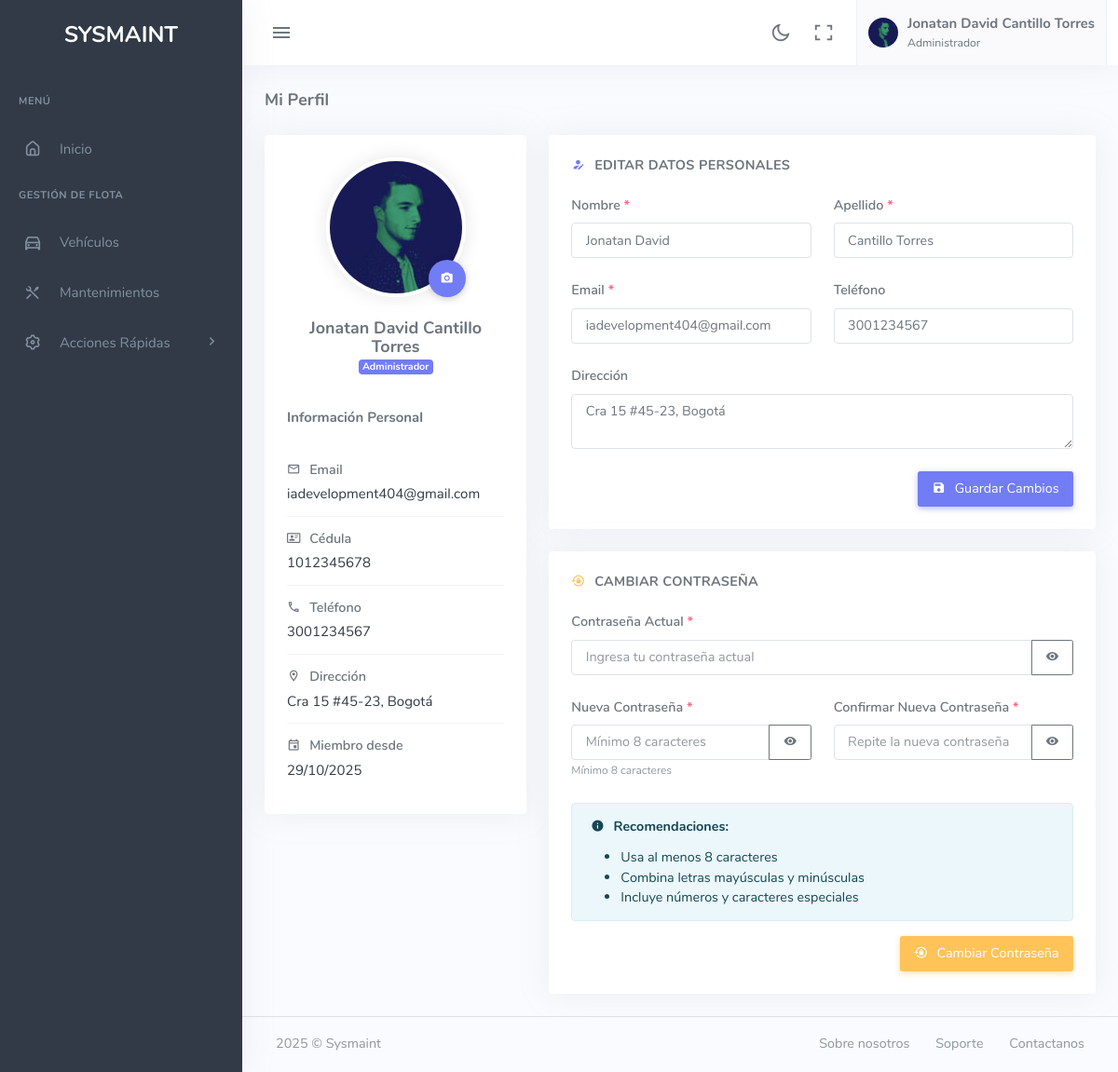
The page /mi-perfil.php (signed in) on the database its author committed.
### tables this page shows
CREATE TABLE usuarios (
    id INT AUTO_INCREMENT PRIMARY KEY,
    id_empresa INT NOT NULL,
    code_cc VARCHAR(20) NOT NULL,  
    first_name VARCHAR(100) NOT NULL,
    last_name VARCHAR(100) NOT NULL,
    email VARCHAR(255) NOT NULL UNIQUE,
    password VARCHAR(255) NOT NULL,
    phone VARCHAR(20),
    direccion TEXT,
    rol VARCHAR(50) NOT NULL,  
    imagen_perfil VARCHAR(255),
    estado TINYINT(1) DEFAULT 1,
    created_at TIMESTAMP DEFAULT CURRENT_TIMESTAMP,
    updated_at TIMESTAMP DEFAULT CURRENT_TIMESTAMP ON UPDATE CURRENT_TIMESTAMP,
    FOREIGN KEY (id_empresa) REFERENCES empresas(id),
    FOREIGN KEY (rol) REFERENCES roles(nombre)
);

### includes/Class-usuario.php (called while the page is built, shortened)
<?php
require_once 'conn-db.php';
class Usuario {
    private $conn;
    private $table_name = "usuarios";
    public function __construct() {
        $database = new Database();
        $this->conn = $database->getConnection();
    }
    public function obtenerUsuarioPorId($id) {
        $query = "SELECT * FROM " . $this->table_name . " WHERE id = ? LIMIT 1";
        $stmt = $this->conn->prepare($query);
        $user_id = $id;
        $stmt->bindParam(1, $user_id);
        $stmt->execute();
        return $stmt->fetch(PDO::FETCH_ASSOC);
    }
}
?>

### includes/conn-db.php (called while the page is built, shortened)
<?php
if (!class_exists('Database')) {
    class Database {
        protected $conn_db;
        public function __construct() {
            try {
                $this->conn_db = new PDO(DB_DSN, DB_USER, DB_PASS, DB_OPTIONS);
                $this->conn_db->setAttribute(PDO::ATTR_STRINGIFY_FETCHES, false);
                return $this->conn_db;
            } catch(PDOException $e) {
                error_log("Error de conexión DB: " . $e->getMessage());
                if (defined('APP_ENV') && APP_ENV === 'development') {
                    die("Error al conectar a la DB: " . $e->getMessage());
                } else {
                    die("Error al conectar con la base de datos");
                }
            }
        }
        public function getConnection() {
            return $this->conn_db;
        }
    }
}

### mi-perfil.php (the view, shortened to what this page needs)
<?php
require_once 'includes/Class-usuario.php';
$Usuario_class = new Usuario();
$usuario = $Usuario_class->obtenerUsuarioPorId($_SESSION['user_id']);
?>
<!DOCTYPE html>
<html lang="es">
<head>
    <link href="assets/css/app-saas.min.css" rel="stylesheet" type="text/css" id="app-style" />
    <link href="assets/css/icons.min.css" rel="stylesheet" type="text/css" />
</head>
<body>
    <div class="wrapper">
        <?php include("includes/header.php"); ?>
        <?php include("includes/sidebar.php"); ?>
        <div class="content-page">
            <div class="content">
                <div class="container-fluid">
                    <div class="row">
                        <div class="col-12">
                            <div class="page-title-box">
                                <h4 class="page-title">Mi Perfil</h4>
                            </div>
                        </div>
                    </div>
                    <div class="row">
                        <div class="col-lg-4">
                            <div class="card">
                                <div class="card-body">
                                    <div class="text-center">
                                        <div class="profile-image-container mb-3">
                                            <img src="<?php echo !empty($usuario['imagen_perfil']) ? $usuario['imagen_perfil'] : 'assets/images/users/user-default.png'; ?>"
                                                 alt="Foto de perfil"
                                                 class="rounded-circle profile-image"
                                                 id="preview-imagen">
                                            <label class="profile-image-upload" for="imagen-perfil" title="Cambiar foto">
                                                <i class="mdi mdi-camera"></i>
                                            </label>
                                        </div>
                                        <h4 class="mb-0"><?php echo htmlspecialchars($usuario['first_name'] . ' ' . $usuario['last_name']); ?></h4>
                                        <p class="text-muted">
                                            <span class="badge bg-primary"><?php echo htmlspecialchars($usuario['rol']); ?></span>
                                        </p>
                                    </div>
                                    <div class="mt-4">
                                        <h5 class="mb-3">Información Personal</h5>
                                        <div class="info-item">
                                            <div class="info-label">
                                                <i class="mdi mdi-email-outline me-1"></i> Email
                                            </div>
                                            <div class="info-value"><?php echo htmlspecialchars($usuario['email']); ?></div>
                                        </div>
                                        <div class="info-item">
                                            <div class="info-label">
                                                <i class="mdi mdi-card-account-details-outline me-1"></i> Cédula
                                            </div>
                                            <div class="info-value"><?php echo htmlspecialchars($usuario['code_cc']); ?></div>
                                        </div>
                                        <div class="info-item">
                                            <div class="info-label">
                                                <i class="mdi mdi-phone-outline me-1"></i> Teléfono
                                            </div>
                                            <div class="info-value"><?php echo htmlspecialchars($usuario['phone'] ?? 'No registrado'); ?></div>
                                        </div>
                                        <div class="info-item">
                                            <div class="info-label">
                                                <i class="mdi mdi-map-marker-outline me-1"></i> Dirección
                                            </div>
                                            <div class="info-value"><?php echo htmlspecialchars($usuario['direccion'] ?? 'No registrada'); ?></div>
                                        </div>
                                        <div class="info-item">
                                            <div class="info-label">
                                                <i class="mdi mdi-calendar-outline me-1"></i> Miembro desde
                                            </div>
                                            <div class="info-value"><?php echo date('d/m/Y', strtotime($usuario['created_at'])); ?></div>
                                        </div>
                                    </div>
                                </div>
                            </div>
                        </div>
                        <div class="col-lg-8">
                            <div class="card">
                                <div class="card-body">
                                    <h4 class="header-title mb-3">
                                        <i class="mdi mdi-account-edit text-primary me-1"></i>
                                        Editar Datos Personales
                                    </h4>
                                    <form method="POST" action="action/actualizar-perfil.php" id="form-datos">
                                        <div class="row">
                                            <div class="col-md-6 mb-3">
                                                <label for="first_name" class="form-label">Nombre <span class="text-danger">*</span></label>
                                                <input type="text" class="form-control" id="first_name" name="first_name"
                                                       value="<?php echo htmlspecialchars($usuario['first_name']); ?>" required>
                                            </div>
                                            <div class="col-md-6 mb-3">
                                                <label for="last_name" class="form-label">Apellido <span class="text-danger">*</span></label>
                                                <input type="text" class="form-control" id="last_name" name="last_name"
                                                       value="<?php echo htmlspecialchars($usuario['last_name']); ?>" required>
                                            </div>
                                        </div>
                                        <div class="row">
                                            <div class="col-md-6 mb-3">
                                                <label for="email" class="form-label">Email <span class="text-danger">*</span></label>
                                                <input type="email" class="form-control" id="email" name="email"
                                                       value="<?php echo htmlspecialchars($usuario['email']); ?>" required>
                                            </div>
                                            <div class="col-md-6 mb-3">
                                                <label for="phone" class="form-label">Teléfono</label>
                                                <input type="text" class="form-control" id="phone" name="phone"
                                                       value="<?php echo htmlspecialchars($usuario['phone'] ?? ''); ?>"
                                                       placeholder="Ej: 3001234567">
                                            </div>
                                        </div>
                                        <div class="mb-3">
                                            <label for="direccion" class="form-label">Dirección</label>
                                            <textarea class="form-control" id="direccion" name="direccion" rows="2"
                                                      placeholder="Ingresa tu dirección completa"><?php echo htmlspecialchars($usuario['direccion'] ?? ''); ?></textarea>
                                        </div>
                                        <div class="text-end">
                                            <button type="submit" class="btn btn-primary" name="actualizar_datos">
                                                <i class="mdi mdi-content-save me-1"></i> Guardar Cambios
                                            </button>
                                        </div>
                                    </form>
                                </div>
                            </div>
                            <div class="card">
                                <div class="card-body">
                                    <h4 class="header-title mb-3">
                                        <i class="mdi mdi-lock-reset text-warning me-1"></i>
                                        Cambiar Contraseña
                                    </h4>
                                    <form method="POST" action="action/actualizar-perfil.php" id="form-password">
                                        <div class="mb-3">
                                            <label for="password_actual" class="form-label">Contraseña Actual <span class="text-danger">*</span></label>
                                            <div class="input-group">
                                                <input type="password" class="form-control" id="password_actual" name="password_actual"
                                                       placeholder="Ingresa tu contraseña actual" required>
                                                <button class="btn btn-outline-secondary" type="button" onclick="togglePassword('password_actual')">
                                                    <i class="mdi mdi-eye" id="icon-password_actual"></i>
                                                </button>
                                            </div>
                                        </div>
                                        <div class="row">
                                            <div class="col-md-6 mb-3">
                                                <label for="password_nueva" class="form-label">Nueva Contraseña <span class="text-danger">*</span></label>
                                                <div class="input-group">
                                                    <input type="password" class="form-control" id="password_nueva" name="password_nueva"
                                                           placeholder="Mínimo 8 caracteres" required minlength="8">
                                                    <button class="btn btn-outline-secondary" type="button" onclick="togglePassword('password_nueva')">
                                                        <i class="mdi mdi-eye" id="icon-password_nueva"></i>
                                                    </button>
                                                </div>
                                                <small class="text-muted">Mínimo 8 caracteres</small>
                                            </div>
                                            <div class="col-md-6 mb-3">
                                                <label for="password_confirmar" class="form-label">Confirmar Nueva Contraseña <span class="text-danger">*</span></label>
                                                <div class="input-group">
                                                    <input type="password" class="form-control" id="password_confirmar" name="password_confirmar"
                                                           placeholder="Repite la nueva contraseña" required minlength="8">
                                                    <button class="btn btn-outline-secondary" type="button" onclick="togglePassword('password_confirmar')">
                                                        <i class="mdi mdi-eye" id="icon-password_confirmar"></i>
                                                    </button>
                                                </div>
                                            </div>
                                        </div>
                                        <div class="alert alert-info">
                                            <i class="mdi mdi-information me-1"></i>
                                            <strong>Recomendaciones:</strong>
                                            <ul class="mb-0 mt-2">
                                                <li>Usa al menos 8 caracteres</li>
                                                <li>Combina letras mayúsculas y minúsculas</li>
                                                <li>Incluye números y caracteres especiales</li>
                                            </ul>
                                        </div>
                                        <div class="text-end">
                                            <button type="submit" class="btn btn-warning" name="cambiar_password">
                                                <i class="mdi mdi-lock-reset me-1"></i> Cambiar Contraseña
                                            </button>
                                        </div>
                                    </form>
                                </div>
                            </div>
                        </div>
                    </div>
                </div>
            </div>
            <?php include("includes/footer.php"); ?>
        </div>
    </div>
</body>
</html>

### mi-perfil.php (style rules this page uses)
.profile-image-container { position: relative; width: 150px; height: 150px; margin: 0 auto; }
.profile-image { width: 150px; height: 150px; object-fit: cover; border: 4px solid #fff; box-shadow: 0 0 20px rgba(0,0,0,0.1); }
.profile-image-upload { position: absolute; bottom: 0; right: 0; background: #727cf5; color: white; width: 40px; height: 40px; border-radius: 50%; display: flex; align-items: center; justify-content: center; cursor: pointer; box-shadow: 0 2px 8px rgba(0,0,0,0.2); }
.info-item { padding: 12px 0; border-bottom: 1px solid #f1f3fa; }
.info-item:last-child { border-bottom: none; }
.info-label { font-weight: 600; color: #6c757d; margin-bottom: 4px; }
.info-value { color: #313a46; font-size: 15px; }

### rows shown on the page
usuarios: imagen_perfil (picture), first_name+last_name "Jonatan David Cantillo Torres", rol "Administrador", email "iadevelopment404@gmail.com", code_cc "1012345678", phone "3001234567", direccion "Cra 15 #45-23, Bogotá", created_at "29/10/2025", first_name "Jonatan David", last_name "Cantillo Torres"

### other values the page prints
$_SESSION['user_first_name'] "Jonatan David"
$_SESSION['user_last_name'] "Cantillo Torres"
$_SESSION['user_rol_nombre'] "Administrador"
